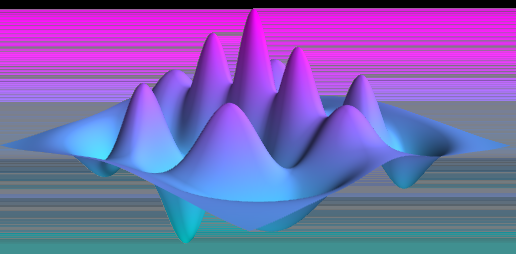
#> input picture Python/homework/image/test2.png, 516 x 254 px, found by its file name
$ python kernel.py
#> lines starting #> are read from the running program, lines starting #| are printed output that depends on the picture
# 卷积核
# ⎡⎣⎢1 0 −1
#   0 0 0
#   -1 0 1⎤⎦⎥

# 维度的大小减2
# 仅保留了边缘信息
import cv2
import numpy as np

img = cv2.imread("homework/image/test2.png")
#> img is the input picture: shape (254, 516, 3); mean B, G, R 179.7, 99.7, 123.9
print("初始: {img.shape}")


conv_img = np.zeros((int(img.shape[0]) - 2, int(img.shape[1]) - 2, int(img.shape[2])))
for i in range(int(img.shape[0]) - 2):
    for j in range(int(img.shape[1]) - 2):
        conv_img[i][j] = img[i][j] - img[i + 2][j] - img[i][j + 2] + img[i + 2][j + 2]
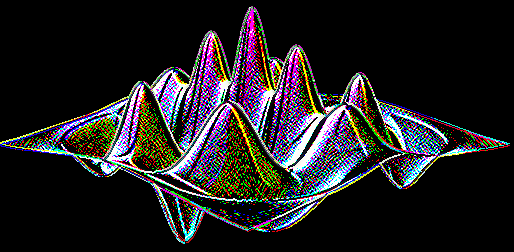
#> conv_img: shape (252, 514, 3) float64; mean B, G, R 34.5, 32.4, 34.7

print("更改: {conv_img.shape}")
cv2.imwrite("image/conv.png", conv_img)
